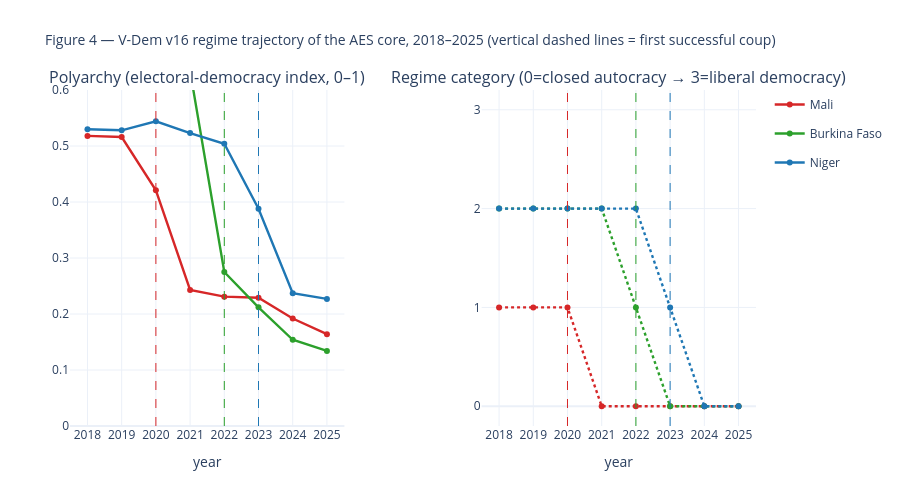

The code cell stored with this chart in its notebook:
### Markdown cell above
## 4. Figure 04 — V-Dem regime trajectory with coup markers

**Decision:** plot V-Dem v16 polyarchy (electoral-democracy index, 0–1) and regime category
(0 = closed autocracy, 3 = liberal democracy) on twin panels for the three AES countries 2018–2025,
with vertical lines at each successful coup date. This anchors the political-economy reading of the
quantitative findings: the conflict shift coincides with regime closure.

### Code cell
vdem = (aes[['country', 'year', 'v2x_polyarchy', 'v2x_libdem', 'v2x_regime']]
        .drop_duplicates().sort_values(['country', 'year']))

fig04 = make_subplots(rows=1, cols=2,
                       subplot_titles=('Polyarchy (electoral-democracy index, 0–1)',
                                       'Regime category (0=closed autocracy → 3=liberal democracy)'),
                       horizontal_spacing=0.20)
for c in AES:
    sub = vdem[vdem.country == c]
    fig04.add_trace(go.Scatter(x=sub.year, y=sub.v2x_polyarchy, mode='lines+markers',
                               name=c, line=dict(color=COLOURS[c], width=2.4),
                               legendgroup=c), row=1, col=1)
    fig04.add_trace(go.Scatter(x=sub.year, y=sub.v2x_regime, mode='lines+markers',
                               name=c, line=dict(color=COLOURS[c], width=2.4, dash='dot'),
                               legendgroup=c, showlegend=False), row=1, col=2)

# Add coup-date markers (year level since V-Dem is annual)
for c in AES:
    yr = pd.Timestamp(FIRST_COUP[c]).year
    fig04.add_vline(x=yr, line=dict(color=COLOURS[c], width=1, dash='dash'), row=1, col=1)
    fig04.add_vline(x=yr, line=dict(color=COLOURS[c], width=1, dash='dash'), row=1, col=2)

fig04.update_layout(template='plotly_white', height=480,
                    title=dict(text='Figure 4 — V-Dem v16 regime trajectory of the AES core, 2018–2025 (vertical dashed lines = first successful coup)',
                               font=dict(size=14)),
                    margin=dict(t=90, r=20, b=40, l=70))
fig04.update_xaxes(title_text='year', dtick=1)
fig04.update_yaxes(range=[0, 0.6], row=1, col=1)
fig04.update_yaxes(range=[-0.2, 3.2], dtick=1, row=1, col=2)
fig04.write_html(FIGS / 'fig_04_vdem_regime.html',
                 include_plotlyjs='cdn', full_html=True)
fig04.show()
print('Saved fig_04_vdem_regime.html')

### Figure 1 — Plotly figure (JSON) as saved in the notebook; plotly's stock layout.template omitted (floating-point values rounded to 4 significant figures)
{"data": [{"legendgroup": "Mali", "line": {"color": "#d62728", "width": 2.4}, "mode": "lines+markers", "name": "Mali", "type": "scatter", "x": [2018, 2019, 2020, 2021, 2022, 2023, 2024, 2025], "xaxis": "x", "y": [0.518, 0.516, 0.421, 0.243, 0.231, 0.229, 0.192, 0.164], "yaxis": "y"}, {"legendgroup": "Mali", "line": {"color": "#d62728", "dash": "dot", "width": 2.4}, "mode": "lines+markers", "name": "Mali", "showlegend": false, "type": "scatter", "x": [2018, 2019, 2020, 2021, 2022, 2023, 2024, 2025], "xaxis": "x2", "y": [1.0, 1.0, 1.0, 0.0, 0.0, 0.0, 0.0, 0.0], "yaxis": "y2"}, {"legendgroup": "Burkina Faso", "line": {"color": "#2ca02c", "width": 2.4}, "mode": "lines+markers", "name": "Burkina Faso", "type": "scatter", "x": [2018, 2019, 2020, 2021, 2022, 2023, 2024, 2025], "xaxis": "x", "y": [0.666, 0.657, 0.662, 0.634, 0.275, 0.212, 0.154, 0.134], "yaxis": "y"}, {"legendgroup": "Burkina Faso", "line": {"color": "#2ca02c", "dash": "dot", "width": 2.4}, "mode": "lines+markers", "name": "Burkina Faso", "showlegend": false, "type": "scatter", "x": [2018, 2019, 2020, 2021, 2022, 2023, 2024, 2025], "xaxis": "x2", "y": [2.0, 2.0, 2.0, 2.0, 1.0, 0.0, 0.0, 0.0], "yaxis": "y2"}, {"legendgroup": "Niger", "line": {"color": "#1f77b4", "width": 2.4}, "mode": "lines+markers", "name": "Niger", "type": "scatter", "x": [2018, 2019, 2020, 2021, 2022, 2023, 2024, 2025], "xaxis": "x", "y": [0.53, 0.528, 0.544, 0.523, 0.504, 0.388, 0.237, 0.227], "yaxis": "y"}, {"legendgroup": "Niger", "line": {"color": "#1f77b4", "dash": "dot", "width": 2.4}, "mode": "lines+markers", "name": "Niger", "showlegend": false, "type": "scatter", "x": [2018, 2019, 2020, 2021, 2022, 2023, 2024, 2025], "xaxis": "x2", "y": [2.0, 2.0, 2.0, 2.0, 2.0, 1.0, 0.0, 0.0], "yaxis": "y2"}], "layout": {"annotations": [{"font": {"size": 16}, "showarrow": false, "text": "Polyarchy (electoral-democracy index, 0–1)", "x": 0.2, "xanchor": "center", "xref": "paper", "y": 1.0, "yanchor": "bottom", "yref": "paper"}, {"font": {"size": 16}, "showarrow": false, "text": "Regime category (0=closed autocracy → 3=liberal democracy)", "x": 0.8, "xanchor": "center", "xref": "paper", "y": 1.0, "yanchor": "bottom", "yref": "paper"}], "height": 480, "margin": {"b": 40, "l": 70, "r": 20, "t": 90}, "shapes": [{"line": {"color": "#d62728", "dash": "dash", "width": 1}, "type": "line", "x0": 2020, "x1": 2020, "xref": "x", "y0": 0, "y1": 1, "yref": "y domain"}, {"line": {"color": "#d62728", "dash": "dash", "width": 1}, "type": "line", "x0": 2020, "x1": 2020, "xref": "x2", "y0": 0, "y1": 1, "yref": "y2 domain"}, {"line": {"color": "#2ca02c", "dash": "dash", "width": 1}, "type": "line", "x0": 2022, "x1": 2022, "xref": "x", "y0": 0, "y1": 1, "yref": "y domain"}, {"line": {"color": "#2ca02c", "dash": "dash", "width": 1}, "type": "line", "x0": 2022, "x1": 2022, "xref": "x2", "y0": 0, "y1": 1, "yref": "y2 domain"}, {"line": {"color": "#1f77b4", "dash": "dash", "width": 1}, "type": "line", "x0": 2023, "x1": 2023, "xref": "x", "y0": 0, "y1": 1, "yref": "y domain"}, {"line": {"color": "#1f77b4", "dash": "dash", "width": 1}, "type": "line", "x0": 2023, "x1": 2023, "xref": "x2", "y0": 0, "y1": 1, "yref": "y2 domain"}], "title": {"font": {"size": 14}, "text": "Figure 4 — V-Dem v16 regime trajectory of the AES core, 2018–2025 (vertical dashed lines = first successful coup)"}, "xaxis": {"anchor": "y", "domain": [0.0, 0.4], "dtick": 1, "title": {"text": "year"}}, "xaxis2": {"anchor": "y2", "domain": [0.6, 1.0], "dtick": 1, "title": {"text": "year"}}, "yaxis": {"anchor": "x", "domain": [0.0, 1.0], "range": [0, 0.6]}, "yaxis2": {"anchor": "x2", "domain": [0.0, 1.0], "dtick": 1, "range": [-0.2, 3.2]}}}
